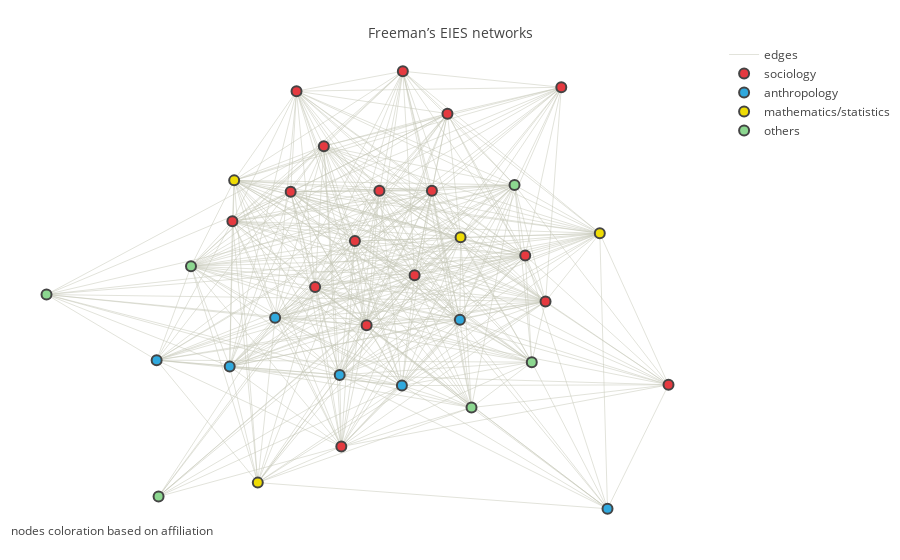

The code cell stored with this chart in its notebook:
### Code cell
# display the network graph with affiliation
affi_fig = go.Figure(data=[edge_trace, trace_soc, trace_anth, trace_math, trace_others],
                layout=go.Layout(
                title='<br>Freeman’s EIES networks',
                titlefont=dict(size=14),
                showlegend=True,
                hovermode='closest',
                margin=dict(b=20,l=5,r=5,t=40),
                annotations=[ dict(
                    text="nodes coloration based on affiliation",
                    showarrow=False,
                    xref="paper", yref="paper",
                    x=0.005, y=-0.002 ) ],
                xaxis=dict(showgrid=False, zeroline=False, showticklabels=False),
                yaxis=dict(showgrid=False, zeroline=False, showticklabels=False)))

iplot(affi_fig)

### Figure 1 — Plotly figure (JSON) as saved in the notebook; plotly's stock layout.template omitted (floating-point values rounded to 4 significant figures; data arrays with more than 128 entries replaced by an {"elided": "..."} marker saying what was removed)
{"data": [{"hoverinfo": "none", "line": {"color": "#C5C6B6", "width": 0.5}, "mode": "lines", "name": "edges", "type": "scatter", "uid": "f4be4b8a-6947-4cc4-bcba-18a3a75348e7", "x": {"elided": "1245 float values"}, "y": {"elided": "1245 float values"}}, {"hoverinfo": "text", "marker": {"color": "#E53A40", "line": {"width": 2}, "size": 10}, "mode": "markers", "name": "sociology", "text": ["LIN FREEMAN", "RICHARD ALBA", "RON BURT", "PAT DOREIAN", "CLAUDE FISCHER", "MARK GRANOVETTER", "MAUREEN HALLINAN", "DAVOR JEDLICKA", "CHARLES KADUSHIN", "ED LAUMANN", "JOEL LEVINE", "NAN LIN", "NICK MULLINS", "DON PLOCH", "NICK POUSHINSKY", "JOHN SONQUIST", "BARRY WELLMAN"], "type": "scatter", "uid": "557c025e-06d1-4ec6-a8ec-a66b735cde49", "x": [0.1805, -3.761, -1.075, 5.434, 1.244, 1.59, 4.838, 9.045, -1.332, 5.897, -0.1632, 2.098, -1.877, 0.5557, 2.554, -0.5622, -2.049], "y": [-1.397, 3.198, 6.517, -0.3423, 9.824, 0.8136, 1.682, -4.026, 0.2985, 9.117, 2.322, 4.55, 8.946, 4.548, 7.951, -6.754, 4.5]}, {"hoverinfo": "text", "marker": {"color": "#30A9DE", "line": {"width": 2}, "size": 10}, "mode": "markers", "name": "anthropology", "text": ["DOUG WHITE", "RUSS BERNARD", "JOHN BOYD", "BRIAN FOSTER", "AL WOLFE", "LEE SAILER", "EMILY LEE"], "type": "scatter", "uid": "54a52782-7022-4e9e-b780-de3f5352df72", "x": [-0.6097, -2.506, -5.985, -3.84, 2.919, 1.217, 7.254], "y": [-3.588, -1.068, -2.936, -3.216, -1.149, -4.06, -9.5]}, {"hoverinfo": "text", "marker": {"color": "#EFDC05", "line": {"width": 2}, "size": 10}, "mode": "markers", "name": "mathematics/statistics", "text": ["PAUL HOLLAND", "SAM LEINHARDT", "STEVE SEIDMAN", "ANN TAYLOR"], "type": "scatter", "uid": "0f19518b-d37b-4976-98ea-dc61d0fb92d2", "x": [2.939, -3.708, 7.027, -3.015], "y": [2.487, 5.005, 2.665, -8.346]}, {"hoverinfo": "text", "marker": {"color": "#8CD790", "line": {"width": 2}, "size": 10}, "mode": "markers", "name": "others", "text": ["EV ROGERS", "PHIPPS ARABIE", "CAROL BARNER-BARRY", "GARY COOMBS", "JACK HUNTER", "SUE FREEMAN"], "type": "scatter", "uid": "1e2ddc8c-1189-44f9-bfac-82dfdb41efb6", "x": [4.524, -4.976, -5.928, -9.219, 5.03, 3.26], "y": [4.803, 1.208, -8.96, -0.03793, -3.025, -5.032]}], "layout": {"annotations": [{"showarrow": false, "text": "nodes coloration based on affiliation", "x": 0.005, "xref": "paper", "y": -0.002, "yref": "paper"}], "hovermode": "closest", "margin": {"b": 20, "l": 5, "r": 5, "t": 40}, "showlegend": true, "title": {"font": {"size": 14}, "text": "<br>Freeman’s EIES networks"}, "xaxis": {"showgrid": false, "showticklabels": false, "zeroline": false}, "yaxis": {"showgrid": false, "showticklabels": false, "zeroline": false}}}
